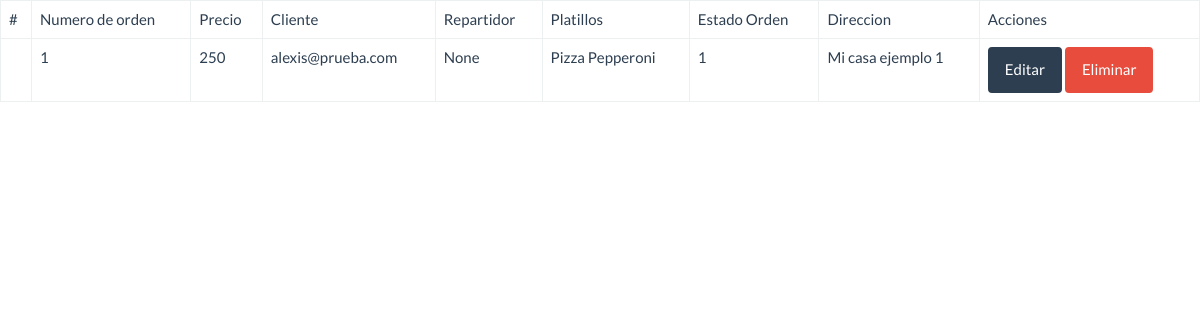
Before: /administrador/lista-ordenes/ with the older database file.
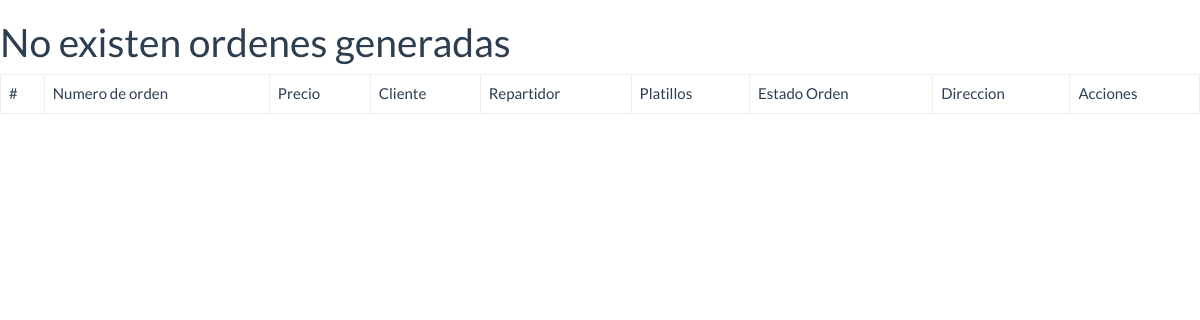
After: the same page with the newer database file.
### administrador/models.py (models this page shows)
class Orden(models.Model):
	id_orden = models.AutoField(primary_key=True)
	precio_orden = models.IntegerField(null=False, default = 0)
	id_cliente_orden = models.ForeignKey('cliente.Cliente', on_delete=models.SET_DEFAULT, default=0)
	id_repartidor_orden = models.ForeignKey('repartidor.Repartidor',on_delete= models.SET_NULL, blank =True,  null=True)
	id_platillo_orden  = models.ManyToManyField('platillo.Platillo', null=True)
	id_estado_orden =    models.ForeignKey('EstadoOrden',  on_delete=models.SET_DEFAULT, default=0)
	direccion_entrega_orden  = models.ForeignKey('cliente.Direccion', null=False, on_delete=models.CASCADE)
	class Meta:
		db_table = 'orden'
		verbose_name_plural = "Ordenes"

class EstadoOrden(models.Model):
	id_estado = models.IntegerField(primary_key=True)
	descripcion_estado = models.CharField(max_length=30)
	class Meta:
		db_table = 'estado_orden'
		verbose_name_plural = "EstadosOrden"
	def __str__(self):
		return '{}'.format(self.id_estado)

### cliente/models.py (models this page shows)
class Cliente(models.Model):
    user_cliente = models.OneToOneField(User, on_delete=models.CASCADE, unique=True)
    id_cliente = models.AutoField(primary_key=True, db_column='id_cliente')
    nombre_cliente = models.CharField(max_length=64)
    apellido_pa_cliente = models.CharField(max_length=100)
    apellido_ma_cliente = models.CharField(max_length=100)
    telefono_cliente = models.CharField(max_length=10)
    def __str__(self):
        return str(self.user_cliente)
    class Meta:
        db_table = 'cliente'
        verbose_name_plural = "Clientes"

class Direccion(models.Model):
    id_direccion = models.IntegerField(primary_key=True)
    id_cliente =  models.ForeignKey(Cliente, models.DO_NOTHING)
    descripcion_direccion = models.CharField(max_length=200)
    class Meta:
        db_table = 'direccion'
        verbose_name_plural = "Direcciones"
        unique_together = (('id_cliente', 'descripcion_direccion' ))
    def __str__(self):
        return '{}'.format(self.descripcion_direccion)

### platillo/models.py (models this page shows, shortened)
class Platillo(models.Model):
    nombre = models.CharField(max_length=200, unique=True)
    descripcion = models.CharField(max_length=500, null=True)
    precio = models.FloatField(null=False, default=0)
    imagen = models.ImageField(null=True, upload_to=directorio_imagen)
    categoria = models.ForeignKey('categoria.Categoria', on_delete=models.CASCADE)
    def __str__(self):
        return self.nombre
    class Meta:
        db_table = 'platillo'
        verbose_name_plural = "Platillos"

### administrador/views.py (the view)
# urls.py: path("lista-ordenes/", lista_ordenes, name="listar_ordenes"),
def lista_ordenes(request):
	ordenes = Orden.objects.all().order_by('id_orden')
	contexto = {'ordenes': ordenes}
	return render(request, 'administrador/lista_ordenes.html',contexto)

### templates/administrador/lista_ordenes.html (shortened to what this page needs)
{% load static %}
<!DOCTYPE html>
<html>
<head>
	<link rel="stylesheet" href="{% static 'css/bootstrap.min.css' %}">
</head>
<body>
<table class="table table-bordered">
	<thead>
		<tr>
			<td>#</td>
			<td>Numero de orden</td>
			<td>Precio</td>
			<td>Cliente</td>
			<td>Repartidor</td>
			<td>Platillos</td>
			<td>Estado Orden</td>
			<td>Direccion</td>
			<td>Acciones</td>
		</tr>
	</thead>
	<tbody>
		{% if ordenes %}
		{% for orden in ordenes%}
		<tr>
			<td></td>
			<td>{{orden.id_orden}}</td>
			<td>{{orden.precio_orden}}</td>
			<td>{{orden.id_cliente_orden}}</td>
			<td>{{orden.id_repartidor_orden}}</td>
			<td>
			{% for platillo in orden.id_platillo_orden.all %}
				{{platillo}}
			{% endfor %}
			</td>
			<td>{{orden.id_estado_orden}}</td>
			<td>{{orden.direccion_entrega_orden}}</td>
			<td>
				<a class="btn btn-primary" href="{% url 'administrador:editar_orden' orden.id_orden %}">Editar</a>
				<a class="btn btn-danger" href="{% url 'administrador:eliminar_orden' orden.id_orden %}">Eliminar</a>
			</td>
		</tr>
		{% endfor %}
		{% else %}
		<h1>No existen ordenes generadas</h1>
		{% endif %}
	</tbody>
</table>
</body>
</html>

Changed rows visible on the page:
removed Orden: id_orden "1", precio_orden "250", id_cliente_orden "alexis@prueba.com", id_repartidor_orden "None", id_estado_orden "1", direccion_entrega_orden "Mi casa ejemplo 1"
no longer on this page (row unchanged): Platillo: nombre "Pizza Pepperoni"
Other visible differences:
text now shown: "No existen ordenes generadas"
